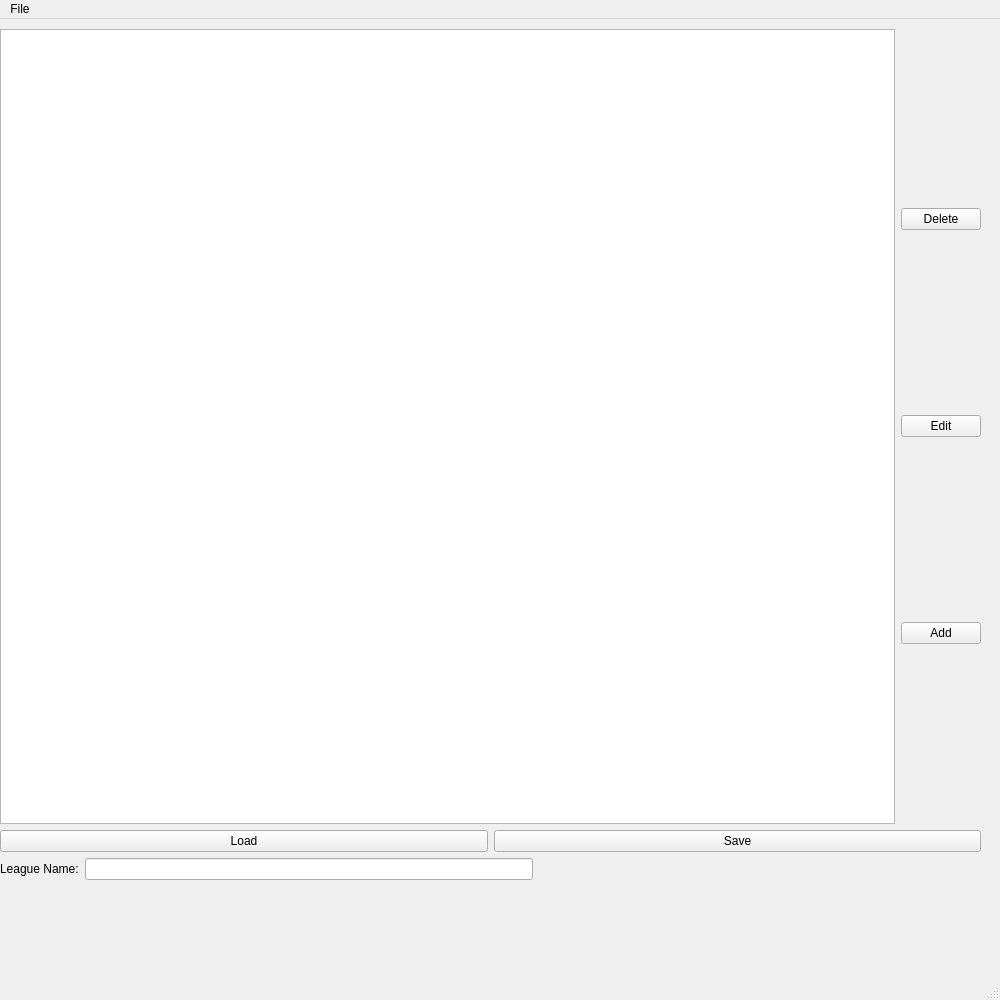
<?xml version="1.0" encoding="UTF-8"?>
<ui version="4.0">
 <class>MainWindow</class>
 <widget class="QMainWindow" name="MainWindow">
  <property name="geometry">
   <rect>
    <x>0</x>
    <y>0</y>
    <width>1000</width>
    <height>1000</height>
   </rect>
  </property>
  <property name="windowTitle">
   <string>MainWindow</string>
  </property>
  <widget class="QWidget" name="centralwidget">
   <widget class="QWidget" name="layoutWidget">
    <property name="geometry">
     <rect>
      <x>0</x>
      <y>10</y>
      <width>981</width>
      <height>851</height>
     </rect>
    </property>
    <layout class="QVBoxLayout" name="verticalLayout_3">
     <item>
      <layout class="QVBoxLayout" name="verticalLayout_2">
       <item>
        <layout class="QHBoxLayout" name="horizontalLayout_2">
         <item>
          <widget class="QListWidget" name="listLeaguesView"/>
         </item>
         <item>
          <layout class="QVBoxLayout" name="verticalLayout">
           <item>
            <widget class="QPushButton" name="deleteLeagueButton">
             <property name="text">
              <string>Delete</string>
             </property>
            </widget>
           </item>
           <item>
            <widget class="QPushButton" name="editLeagueButton">
             <property name="text">
              <string>Edit</string>
             </property>
            </widget>
           </item>
           <item>
            <widget class="QPushButton" name="addLeagueButton">
             <property name="text">
              <string>Add</string>
             </property>
            </widget>
           </item>
          </layout>
         </item>
        </layout>
       </item>
       <item>
        <layout class="QHBoxLayout" name="horizontalLayout">
         <item>
          <widget class="QPushButton" name="loadFileButton">
           <property name="text">
            <string>Load</string>
           </property>
          </widget>
         </item>
         <item>
          <widget class="QPushButton" name="saveFileButton">
           <property name="text">
            <string>Save</string>
           </property>
          </widget>
         </item>
        </layout>
       </item>
      </layout>
     </item>
     <item>
      <layout class="QHBoxLayout" name="horizontalLayout_3">
       <item>
        <widget class="QLabel" name="leagueNameLabel">
         <property name="text">
          <string>League Name:</string>
         </property>
        </widget>
       </item>
       <item>
        <widget class="QLineEdit" name="lineLeagueName"/>
       </item>
       <item>
        <spacer name="horizontalSpacer">
         <property name="orientation">
          <enum>Qt::Horizontal</enum>
         </property>
         <property name="sizeHint" stdset="0">
          <size>
           <width>40</width>
           <height>20</height>
          </size>
         </property>
        </spacer>
       </item>
      </layout>
     </item>
    </layout>
   </widget>
  </widget>
  <widget class="QMenuBar" name="menubar">
   <property name="geometry">
    <rect>
     <x>0</x>
     <y>0</y>
     <width>1000</width>
     <height>22</height>
    </rect>
   </property>
   <widget class="QMenu" name="menuFile">
    <property name="title">
     <string>File</string>
    </property>
    <addaction name="actionLoad"/>
    <addaction name="actionSave"/>
   </widget>
   <addaction name="menuFile"/>
  </widget>
  <widget class="QStatusBar" name="statusbar"/>
  <action name="actionLoad">
   <property name="text">
    <string>Load</string>
   </property>
  </action>
  <action name="actionSave">
   <property name="text">
    <string>Save</string>
   </property>
  </action>
 </widget>
 <resources/>
 <connections/>
</ui>
